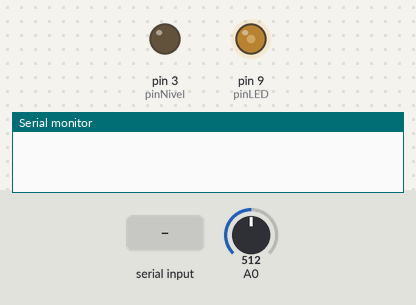
The sketch below on a simulated Arduino Uno, built with avr-gcc and run on an emulated ATmega328P. On the bench: output pins drawn as LEDs (lit = HIGH), the last lines printed to the serial monitor. Inputs (shaded band) come from the test bench; at power-on: A0 = 512.

Above: at 0.1 s.
At 1.2 s:
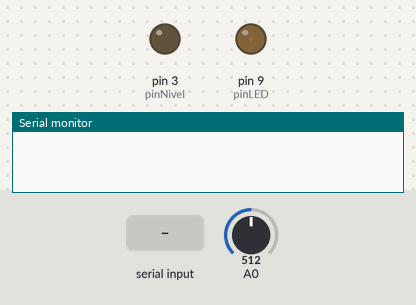
1.3 s: A0 set to 91
4.3 s: A0 set to 75
7.3 s: "LED\n" received over Serial
At 18.5 s:
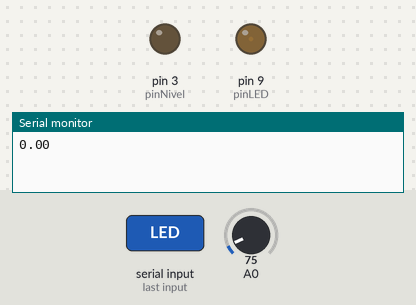
Timing chart, 0 to 18.8 s (numbered marks = the images above; inputs shaded):
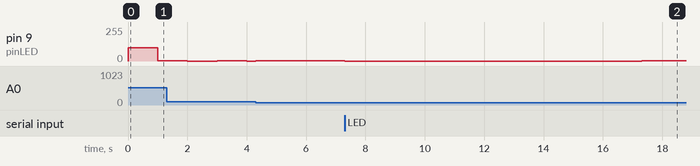

The sketch:

Drogon-sketch.ino
```cpp
/*
  Proporciona una interfaz de alto nivel para el control de temperatura. El firmware
  escanea el puerto serie en busca de comandos. Los comandos no distinguen entre
  mayúsculas y minúsculas. Cualquier comando no reconocido da como resultado un
  modelo de suspensión. Cada comando devuelve una cadena de resultado.
  Firmware modificado de TCLab: Sensor diferente (LM35) y solo un calefactor de uso
  A             reinicio de software. Devuelve "Inicio".
  LED float     ajusta el LED a un valor float por 10 seg. rango 0 to 100. retorna el valor del float
  Pot float     ajusta pwm para limitar la potencia del calentador, range 0 to 255. Retorna P1.
  Nivel float   establece Calentador, rango de 0 a 100. Devuelve el valor de nivel.
  R             obtiene el valor del Calentador, rango de 0 a 100
  SCAN          obtiene valores T1 nivel en valores delimitados por línea
  T             obtiene Temperatura T1. Devuelve valor de T1 en °C.
  VER           obtiene version del firmware
  X             para detener, entra en modo sleep. Devuelve "Stop"
  Los límites de la potencia del calentador se pueden configurar con las siguientes
  constantes. El estado se indica mediante el LED1. Las condiciones de estado son:
      LED        LED
      Brillo     Estado
      ----------  -----
      tenue      continuo      Funcionamiento normal, calentador apagado
      brillante  continuo      Funcionamiento normal, calentador encendido
      tenue      parpadeando   alarma de temperatura alta encendida, calentador apagado
      brillante  parpadeando   alarma de temperatura alta encendida,  calentador encendido
  Se apaga el calefactor si no recibe comandos del host durante un período de tiempo de espera
  (configure a continuación), recibe un comando "X" o recibe un comando no reconocido del host.
  Las constantes se utilizan para configurar el firmware. Registro de cambios ordenado por versión semántica

*/

#include "Arduino.h"

// determine board type
#if defined(__AVR_ATmega328P__) || defined(__AVR_ATmega168__)
  String boardType = "Arduino Uno";
#elif defined(__AVR_ATmega32U4__) || defined(__AVR_ATmega16U4__)
  String boardType = "Arduino Leonardo/Micro";
#elif defined(__AVR_ATmega1280__) || defined(__AVR_ATmega2560__)
  String boardType = "Arduino Mega";
#else
  String boardType = "Unknown board";
#endif
//############################################################
// constantes
const String vers = "Drogon-TCLab";   // version del firmware
const long baud = 38400;              // radio serial baud
const char sp = ' ';                  // separador
const char nl = '\n';                 // fin de linea
const int OFF = 0;                    // Valor de apagado del calentador
// Habilitar depuracion
const bool DEBUG = false;
//############################################################
// numeros de pin usados
const int pinTemp = 0;         // T, conexion con el sensor LM35
const int pinNivel = 3;        // Nivel, conexion de accion con el transistor
const int pinLED = 9;          // LED

// temperatura para las alarmas
const int limTemp   = 40;       // Temperatura alarma de calor (°C)

// LED nivel
const int hiLED   =  60;       // brillo alto LED
const int loLED   = hiLED/16;  // brillo bajo LED

// variables globales
char Buffer[64];               // buffer de analisis de entrada serial
int buffer_index = 0;          // index de Buffer
String cmd;                    // comando
float val;                     // valor del comando
int ledStatus;                 // 1: loLED operacion normal, calefactor apagado
                               // 2: hiLED operacion normal, calefactor encendido
                               // 3: loLED parpadeo alarma de temperatura alta, calefactor apagado
                               // 4: hiLED parpadeo alarma de temperatura alta, alefactor encendido
long ledTimeout = 0;           // para configurar brillo de led por orden o en inicio
float LED = 100;               // LED brillo
float Pot = 204;               // 80 % límite de potencia del calentador en unidades de pwm. Rango 0 a 255
float Nivel = 0;               // último valor escrito en el calentador en unidades de porcentaje
int alarmStatus;               // estado de alarma de alta temperatura
boolean newData = false;       // bandera que indica un nuevo comando
int n =  10;                   // número de muestras para cada medición de temperatura

// lectura de comando. comunicacion E/S como el Monitor serial del IDE de arduino
void readCommand() {
  while (Serial && (Serial.available() > 0) && (newData == false)) {
    int byte = Serial.read();
    if ((byte != '\r') && (byte != nl) && (buffer_index < 64)) {
      Buffer[buffer_index] = byte;
      buffer_index++;
    }
    else {
      newData = true;
    }
  }
}

// para debugging con el monitor serial del IDE Arduino
void echoCommand() {
  if (newData) {
    Serial.write("Comando recibido: ");
    Serial.write(Buffer, buffer_index);
    Serial.write(nl);
    Serial.flush();
  }
}

// retorno promedio de n lecturas de temperatura del termistor en °C
inline float readTemperature(int pin) {
  float degC = 0.0;
  for (int i = 0; i < n; i++) {
      degC += analogRead(pin) * 0.488758553;     // sensor LM35  { 5.0/1023.0)/0.01 }
  }
  return degC / float(n);
}
//analizador del comando
void parseCommand(void) {
  if (newData) {
    String read_ = String(Buffer);

    // separar el comando de los datos asociados
    int idx = read_.indexOf(sp);
    cmd = read_.substring(0, idx);
    cmd.trim();
    cmd.toUpperCase();

    // extrae data.toFloat() returna 0 si error
    String data = read_.substring(idx + 1);
    data.trim();
    val = data.toFloat();

    // restablecer parámetro para el siguiente comando
    memset(Buffer, 0, sizeof(Buffer));
    buffer_index = 0;
    newData = false;
  }
}

// respuestas despues de orden por comando
void sendResponse(String msg) {
  Serial.println(msg);
}
void sendFloatResponse(float val) {
  Serial.println(String(val, 3));
}

// Despacha el comando a funcion correspondiente
void dispatchCommand(void) {
  if (cmd == "A") {
    dracarys(OFF);
    sendResponse("Start");
  }
  else if (cmd == "LED") {
    ledTimeout = millis() + 10000;
    LED = max(0, min(100, val));
    sendResponse(String(LED));
  }
  else if (cmd == "P") {
    Pot = max(0, min(255, val));
    sendResponse(String(Pot));
  }
  else if (cmd == "Q") {
    dracarys(val);
    sendFloatResponse(Nivel);
  }
  else if (cmd == "R") {
    sendFloatResponse(Nivel);
  }
  else if (cmd == "SCAN") {
    sendFloatResponse(readTemperature(pinTemp));
    sendFloatResponse(Nivel);
  }
  else if (cmd == "T") {
    sendFloatResponse(readTemperature(pinTemp));
  }
  else if (cmd == "VER") {
    sendResponse("Firmware " + vers + " " + boardType);
  }
  else if (cmd == "X") {
    dracarys(OFF);
    sendResponse("Stop");
  }
  else if (cmd.length() > 0) {
    dracarys(OFF);
    sendResponse(cmd);
  }
  Serial.flush();
  cmd = "";
}

void checkAlarm(void) {
  if ((readTemperature(pinTemp) > limTemp)) {
    alarmStatus = 1;
  }
  else {
    alarmStatus = 0;
  }
}

void updateStatus(void) {
  // determina estado del led
  ledStatus = 1;
  if ((Nivel > 0)) {
    ledStatus = 2;
  }
  if (alarmStatus > 0) {
    ledStatus += 2;
  }
  // actualiza el led dependiendo de ledStatus
  if (millis() < ledTimeout) {        // funcionamiento del led de orden o inicio
    analogWrite(pinLED, LED);
  }
  else {
    switch (ledStatus) {
      case 1:  //  operacion normal, calefactor apagado. Led tenue y continuo
        analogWrite(pinLED, loLED);
        break;
      case 2:  // operacion normal, calefactor encendido. Led brillante y continuo
        analogWrite(pinLED, hiLED);
        break;
      case 3:  // alarma de temperatura alta, alefactor apagado. LED tenue y parpadeante
        if ((millis() % 2000) > 1000) {
          analogWrite(pinLED, loLED);
        } else {
          analogWrite(pinLED, loLED/4);
        }
        break;
      case 4:  // alarma de temperatura alta, calefactor encendido. LED brillante y parpadeante
        if ((millis() % 2000) > 1000) {
          analogWrite(pinLED, hiLED);
        } else {
          analogWrite(pinLED, loLED);
        }
        break;
    }
  }
}

// alimentar calefactor
void dracarys(float qval) {
  Nivel = max(0., min(qval, 100.));
  analogWrite(pinNivel, (Nivel*Pot)/100);
}

// arduino startup
void setup() {
  while (!Serial) {
    ; // esperar conexion a puerto serial.
  }
  Serial.begin(baud);
  Serial.flush();
  dracarys(OFF);
  ledTimeout = millis() + 1000;
}

// arduino loop de eventos
void loop() {
  readCommand();
  //if (DEBUG) echoCommand();
  parseCommand();
  dispatchCommand();
  checkAlarm();
  updateStatus();
}
```

Measured:
- after the input at 7.3 s, pin 9 (pinLED): 3/255 → 0/255 at once, → 3/255 10.0 s later
